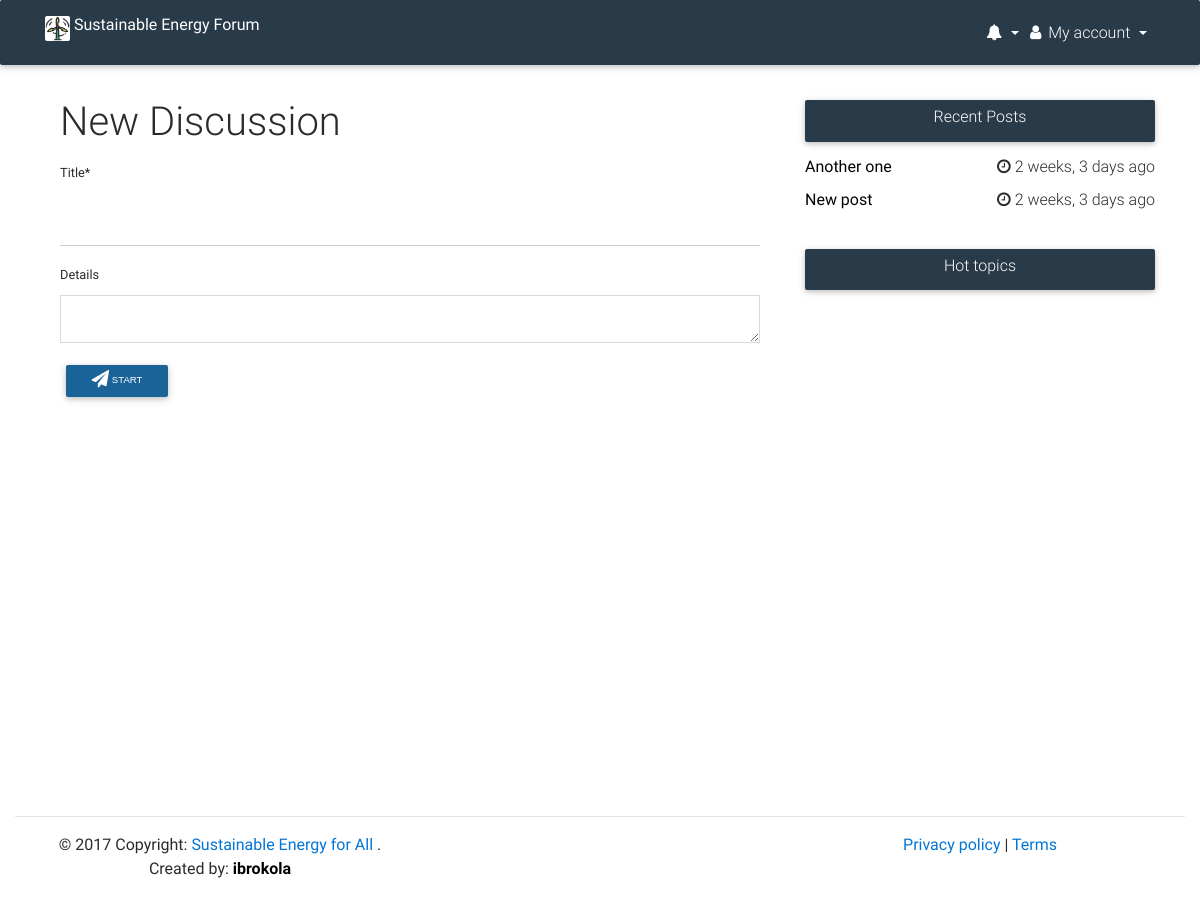
The app's page /forum/start_discussion/ (signed in), older data.
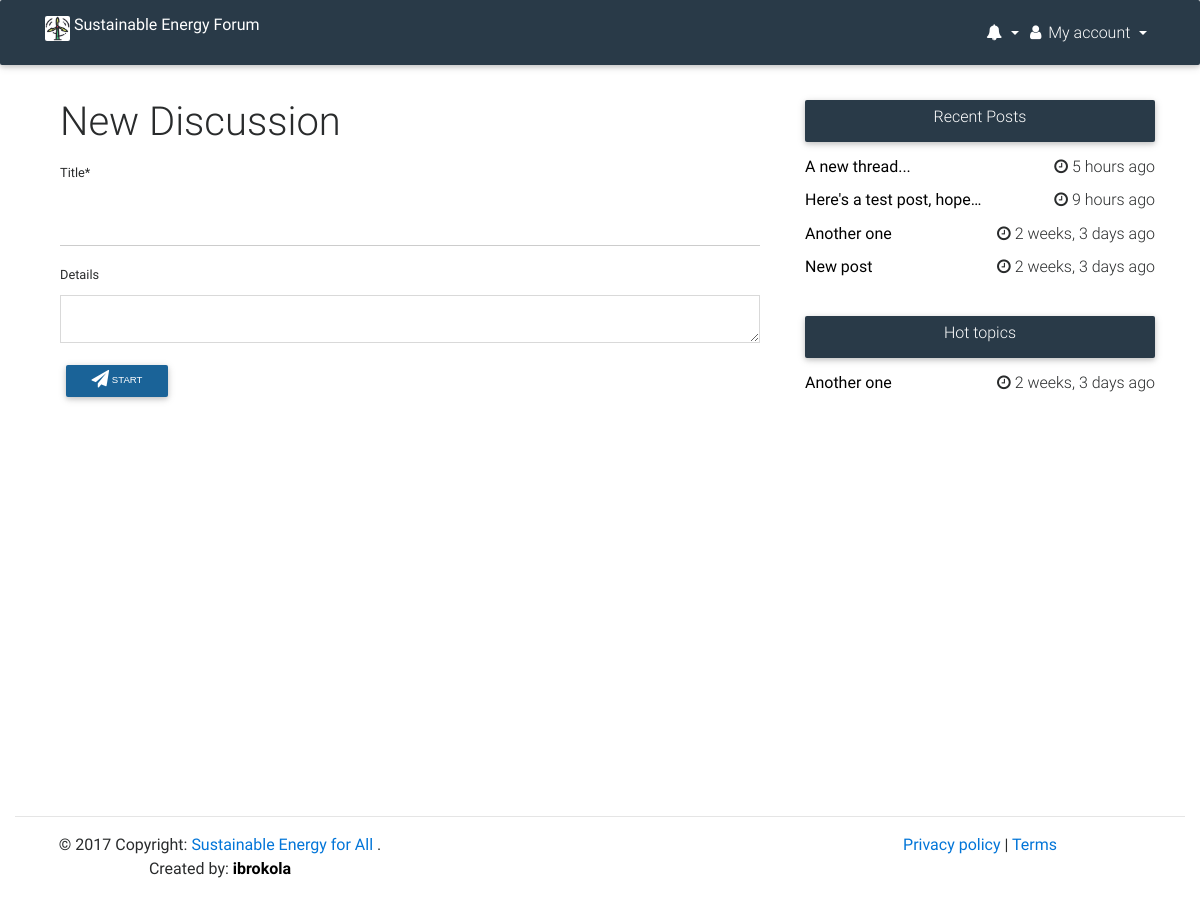
The same page, newer data.
### forum/models.py (models this page shows, shortened)
class Votable(models.Model):
    class Meta:
        abstract = True
    votes = GenericRelation(Vote)
    author = models.ForeignKey(User, on_delete=models.PROTECT)
    upvotes = models.IntegerField(default=0)
    downvotes = models.IntegerField(default=0)
    flags = models.IntegerField(default=0)

class Post(Votable):
    class Meta:
        db_table = "posts"
        index_together = [
            ["submission_time",],
        ]
    objects = PostsManager()
    title = models.CharField(max_length=500)
    slug = models.SlugField(max_length=500,null=True, blank=True)
    text = models.TextField(max_length=8192, blank=True)
    submission_time = models.DateTimeField(auto_now_add=True)
    num_comments = models.IntegerField(default=0)
    def get_absolute_url(self):
        return reverse('forum:discussion', kwargs={"post_id": self.pk})
    def __str__(self):
        return self.title

### forum/views.py (the view, shortened to what this page needs)
class StartDiscussionView(LoginRequiredMixin, View):
        def get(self, request, *args, **kwargs):
            user = request.user
            form = StartDiscussionForm(initial={"author": user})
            side1 = Post.objects.filter(num_comments__gte=10)[:5]
            side2 = Post.objects.order_by('-submission_time')[:5]
            template = 'forum/start.html'
            context = {
                "form": form,
                "side1": side1,
                "side2": side2
            }
            return render(request, template, context)

### forum/forms.py (shortened to what this page needs)
class StartDiscussionForm(forms.ModelForm):
    class Meta:
        model = Post
        fields = ['title', 'text']
        labels = {
            'title': 'Title',
            'text': 'Details'
        }
        help_text = {
            'title': 'Title, not more than 500 words',
            'text': 'Markdown syntax allowed'
        }

### templates/forum/start.html (shortened to what this page needs)
{% extends 'base.html' %}
{% load crispy_forms_tags %}
{% block content %}
<div class="container-fluid" style="padding-top: 100px;"></div>
<div class="container">
    <div class="row">
        <div class="col-sm-8">
            <div class="col-sm-12">
                <h1 class="h1-responsive">New Discussion</h1>
                <form method="post">
                    {% csrf_token %} {{ form|crispy }}
                    <button type="submit" class="btn btn-default btn-sm"><i class="fa fa-paper-plane"></i> Start</button>
                </form>
            </div>
        </div>
        <br>
        <br>
        <br>
        <div class="col-sm-4">
            {% include "forum/snippet/sidebar.html" with side1=side1 side2=side2 %}
        </div>
    </div>
</div>
{% endblock %}

### templates/forum/snippet/sidebar.html (shortened to what this page needs)
{% load humanize %}
<section class="section widget-content wow fadeIn" data-wow-delay="0.3s">
    <nav class="navbar navbar-dark sidebar-heading">
        <div class="flex-center">
            <h6 class="h6-responsive white-text">Recent Posts</h6>
        </div>
    </nav>
    <div class="single-post">
        <div class="row">
            <div class="col-12">
                {% for item in side2 %}
                    <h6><b><a href="{{ item.get_absolute_url }}"><span class="text-black" style="text-decoration:none; color:black;">{{ item|truncatechars:25 }}</span></a></b> <span class="float-right"><i class="fa fa-clock-o"></i> {{ item.submission_time | naturaltime }}</span></h6>
                {% endfor %}
            </div>
        </div>
    </div>
</section>
<section class="section widget-content wow fadeIn" data-wow-delay="0.3s">
    <nav class="navbar navbar-dark sidebar-heading">
        <div class="flex-center">
            <h6 class="h6-responsive white-text">Hot topics</h6>
        </div>
    </nav>
    <div class="single-post">
        <div class="row">
            <div class="col-12">
                {% for item in side1 %}
                    <h6><b><a href="{{ item.get_absolute_url }}"><span class="text-black" style="text-decoration:none; color:black;">{{ item|truncatechars:25 }}</span></a></b> <span class="float-right"><i class="fa fa-clock-o"></i> {{ item.submission_time | naturaltime }}</span></h6>
                {% endfor %}
            </div>
        </div>
    </div>
</section>

Row changes from the older to the newer data that the page shows:
added Post: title "A new thread...", submission_time "5 hours ago", shown under "Recent Posts"
added Post: title "Here's a test post, hope…", submission_time "9 hours ago", shown under "Recent Posts"
now on one of the page's lists (row edited): Post: title "Another one", submission_time "2 weeks, 3 days ago"
